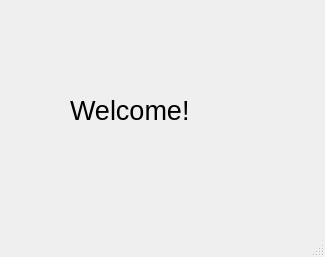
<?xml version="1.0" encoding="UTF-8"?>
<ui version="4.0">
 <class>TcpServer</class>
 <widget class="QMainWindow" name="TcpServer">
  <property name="geometry">
   <rect>
    <x>0</x>
    <y>0</y>
    <width>325</width>
    <height>257</height>
   </rect>
  </property>
  <property name="windowTitle">
   <string>TcpServer</string>
  </property>
  <widget class="QWidget" name="centralwidget">
   <widget class="QLabel" name="label">
    <property name="geometry">
     <rect>
      <x>70</x>
      <y>60</y>
      <width>241</width>
      <height>101</height>
     </rect>
    </property>
    <property name="font">
     <font>
      <pointsize>20</pointsize>
     </font>
    </property>
    <property name="text">
     <string>Welcome!</string>
    </property>
   </widget>
  </widget>
  <widget class="QMenuBar" name="menubar">
   <property name="geometry">
    <rect>
     <x>0</x>
     <y>0</y>
     <width>325</width>
     <height>24</height>
    </rect>
   </property>
  </widget>
  <widget class="QStatusBar" name="statusbar"/>
 </widget>
 <resources/>
 <connections/>
</ui>
